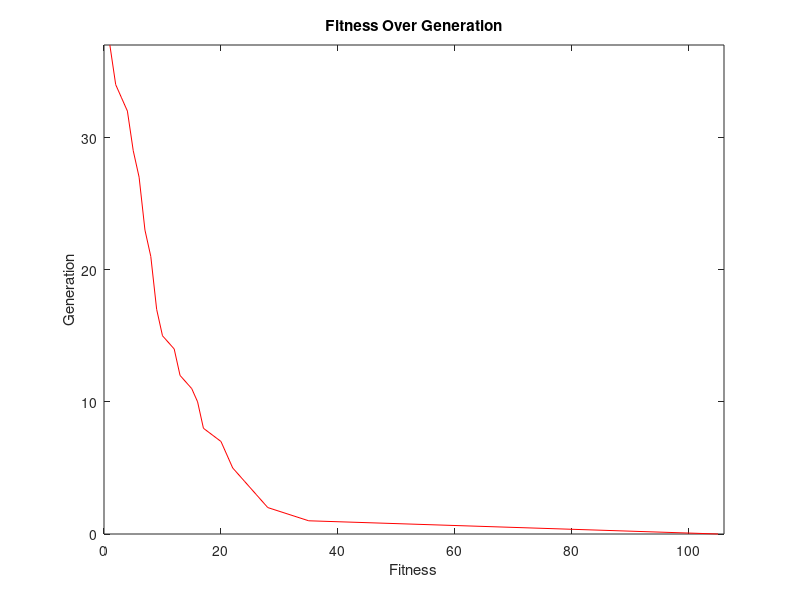

The MATLAB script that drew this image:
%% Clear any privious run's data
clc
clear all
close all   

%% Problem Statement
target  = [3 5 1 7 9 4 6 2 8];
%% Algorithm's Parameters
popSize = 60;                                   % Population Size 
genome  = length(target);                       % Genome Size
mutRate = .01;                                  % Mutation Rate 
count   = 1;                                    % for plotting
S       = 4;                                    % Tournament Size 
best    = Inf;                                  % Initialize Best
crossover = 1;                                  % 0: Uniform crossover
                                                % 1: 1 point crossover
                                                % 2: 2 point crossover
MaxVal  = length(target);
                                                
%% Initial Population
Pop = round(rand(popSize,genome));       
initF = min(sum(abs(bsxfun(@minus,Pop,target)),2));

%% Start of Optimization
for Gen = 1:1000                               % a larg number to ensure 
    %% Fitness    
    F = sum(abs(bsxfun(@minus,Pop,target)),2);       
    [current,currentGenome] = min(F);
    if current < best
        best = current;                     
        bestGenome = Pop(currentGenome,:);  
        B(count) = best;                    % Stores all best values for plotting
        G(count) = Gen;                     % Stores all gen values for plotting
        count = count + 1;                  
        fprintf('Gen: %d  |  Fitness: %d  |  ',Gen, best); 
        disp(bestGenome);                            
    elseif best == 0
        break                                              
    end
    T = round(rand(2*popSize,S)*(popSize-1)+1);                     % Tournaments
    [~,idx] = min(F(T),[],2);                                               
    W = T(sub2ind(size(T),(1:2*popSize)',idx));                     % Winners
    %% Crossover
    
    % UNIFORM CROSSOVER
    if crossover == 0
    idx = logical(round(rand(size(Pop))));                          % Index of Genome from Winner 2
    Pop2 = Pop(W(1:2:end),:);                                       % Set Pop2 = Pop Winners 1
    P2A = Pop(W(2:2:end),:);                                        % Assemble Pop2 Winners 2
    Pop2(idx) = P2A(idx);                                           % Combine Winners 1 and 2
    
    % 1-POINT CROSSOVER
    elseif crossover == 1
    Pop2 = Pop(W(1:2:end),:);                                       % New Population From Pop 1 Winners
    P2A = Pop(W(2:2:end),:);                                        % Assemble the New Population
    Ref = ones(popSize,1)*(1:genome);                               % The Reference Matrix
    idx = (round(rand(popSize,1)*(genome-1)+1)*ones(1,genome))>Ref; % Logical Indexing
    Pop2(idx) = P2A(idx);                                           % Recombine Both Parts of Winners
    
    % 2-POINT CROSSOVER
    elseif crossover == 2
    Pop2 = Pop(W(1:2:end),:);                                       % New Pop is Winners of old Pop
    P2A  = Pop(W(2:2:end),:);                                       % Assemble Pop2 Winners 2
    Ref  = ones(popSize,1)*(1:genome);                              % Ones Matrix
    CP   = sort(round(rand(popSize,2)*(genome-1)+1),2);             % Crossover Points
    idx = CP(:,1)*ones(1,genome)<Ref&CP(:,2)*ones(1,genome)>Ref;    % Index
    Pop2(idx)=P2A(idx);                                             % Recombine Winners
    end
    %% Mutation 
    idx = rand(size(Pop2))<mutRate;                                 % Index of Mutations
    Pop2(idx) = round(rand([1,sum(sum(idx))])*(MaxVal-1)+1);        % Mutated Value
    
    %% Reset Poplulations
    Pop = Pop2;                                                   
   
end

%% plotting
figure(1)
plot(G(:),B(:), '-r')
axis([0 Gen 0 initF])
title('Fitness Over Generation');
xlabel('Fitness');
ylabel('Generation');                  
